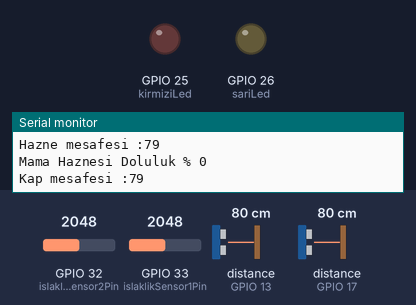
Bench run of a sketch on a simulated ESP32. On the bench: output pins drawn as LEDs (lit = HIGH), the last lines printed to the serial monitor. Wiring (inferred from the names in the program): 2 × ultrasonic range finder: trigger GPIO 12, echo GPIO 13 / trigger GPIO 16, echo GPIO 17. Inputs (shaded band) come from the test bench; at power-on: GPIO 32 (islaklikSensor2Pin) = 2048, distance to the obstacle (sensors on GPIO 17, GPIO 13) 80 cm, GPIO 33 (islaklikSensor1Pin) = 2048. The echo pulse lasts 58.3 µs per cm; pins used as bus, display or sensor lines are not drawn.

Above: at 7.2 s.
7.3 s: GPIO 32 (islaklikSensor2Pin) set to 109
At 10.3 s:
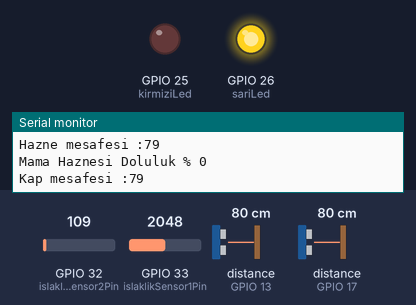
14.8 s: GPIO 32 (islaklikSensor2Pin) set to 93
At 17.4 s:
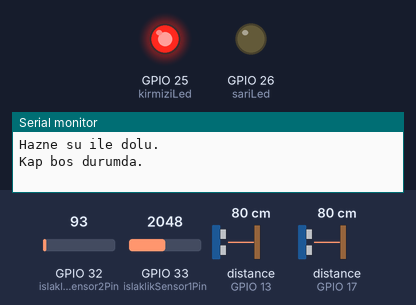
29.4 s: distance to the obstacle (sensor on GPIO 17) set to 4 cm
At 33.2 s:
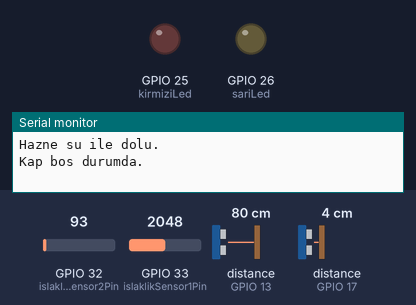
Timing chart, 0 to 34.7 s (numbered marks = the images above; inputs shaded):
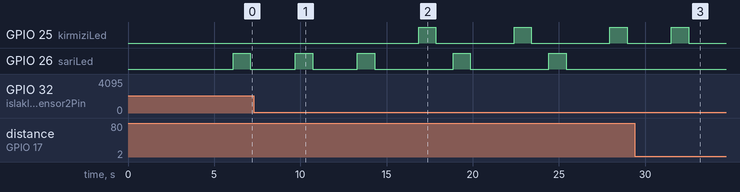

Measured:
- the behaviour switches between 101 and 100 on GPIO 32 (islaklikSensor2Pin) (found by bisection; images 1 and 2)
- after the input at 14.8 s, GPIO 25 (kirmiziLed): alternates HIGH for 1.0 s and LOW for 4.6 s, starting after 2.1 s; GPIO 26 (sariLed): alternates HIGH for 1.0 s and LOW for 4.6 s, starting after 4.1 s
- after the input at 29.4 s, GPIO 26 (sariLed): stays LOW (without the input it goes to HIGH after 0.57 s)
- by itself, GPIO 26 (sariLed): alternates HIGH for 1.0 s and LOW for 2.6 s

The sketch:

Smart_Food_and_Water_Feeder.ino
```cpp
//***************Islaklık****************
#define islaklikSensor1Pin 33 //HAZNE
#define islaklikSensor2Pin 32 //KAP
#define kirmiziLed 25 // SU KAP DOLUM LEDİ

//***************Mesafe2******************
#define arkatrigPin 16  //KAP
#define arkaechoPin 17
#define sariLed 26 // MAMA KAP DOLUM LEDİ

long sure2, mesafe2 ;
int yuzde_mama_kabi;

//***************Mesafe1******************
#define ontrigPin 12    // HAZNE
#define onechoPin 13

long sure1, mesafe1 ;
int yuzde_mama_hazne;

//***************Islaklık1*********************
int islaklik1 = 0; // Sensor pın 32 renk turuncu   !!KAP!!
bool su1 = 0 ;
int threshold1 = 100 ;
//***************Islaklık2*********************
int islaklik2 = 0; // Sensor pın 33 renk yeşil     !!HAZNE!!
bool su2 = 0 ;
int threshold2 = 100 ;

void setup()
{
 Serial.begin(9600);
 pinMode(kirmiziLed, OUTPUT);
 pinMode(sariLed, OUTPUT);

 //*****************Mesafe1****************
 pinMode(ontrigPin, OUTPUT);
 pinMode(onechoPin, INPUT);
 delay(3000);

 //*****************Mesafe2****************
 pinMode(arkatrigPin, OUTPUT);
 pinMode(arkaechoPin, INPUT);
 delay(3000);
}

void loop()
{
 Serial.println("******************************NEW DATA****************************") ;
//*********** Led  Ayarı ************************
  digitalWrite(kirmiziLed,LOW);
  digitalWrite(sariLed, LOW);

//*****************Islaklık1***************
 islaklik1 = analogRead(islaklikSensor1Pin);

 if(islaklik1 > threshold1)
 {
   su1 = true ;
   Serial.print("Hazne su ile dolu.\n") ;
 }
 else
 {
   su1 = false ;
   Serial.print("Hazne bos durumda.\n") ;
 }

 /*Serial.print("Hazne islaklik verisi : ") ;
   Serial.print(islaklik1) ;
   Serial.print("\n") ; */
//*****************Islaklık2***************
 islaklik2 = analogRead(islaklikSensor2Pin);

 if(islaklik2 > threshold2)
 {
   su2 = true ;
   Serial.print("Kap su ile dolu.\n") ;
 }
 else
 {
   su2 = false ;
   Serial.print("Kap bos durumda.\n") ;
   digitalWrite(kirmiziLed, HIGH);
   delay(1000);
   digitalWrite(kirmiziLed, LOW);
   delay(1000);
 }

 /*Serial.print("Kap islaklik verisi : ") ;
   Serial.print(islaklik2) ;
   Serial.print("\n") ; */
//*****************Mesafe 1****************
 digitalWrite(ontrigPin, LOW);
 delayMicroseconds(3);
 digitalWrite(ontrigPin, HIGH);
 delayMicroseconds(10);
 digitalWrite(ontrigPin, LOW);

 sure1 = pulseIn(onechoPin, HIGH);
 mesafe1 = (sure1/2) * 0.0343;
 Serial.print("Hazne mesafesi :");
 Serial.print(mesafe1);
 Serial.print("\n") ;
 if( mesafe1==3)
{
  yuzde_mama_hazne=100;
}
else if( mesafe1 < 6 & mesafe1>=3)
{
  yuzde_mama_hazne=75;
}
else if( mesafe1 < 9 & mesafe1>=6)
{
  yuzde_mama_hazne=50;
}
else if( mesafe1 < 12 & mesafe1>9)
{
  yuzde_mama_hazne=25;
  delay(10);
}
  else
{
  yuzde_mama_hazne=0;
}
Serial.print("Mama Haznesi Doluluk % ");
Serial.print(yuzde_mama_hazne);
Serial.print("\n");
//*****************Mesafe 2***************
 digitalWrite(arkatrigPin, LOW);
 delayMicroseconds(3);
 digitalWrite(arkatrigPin, HIGH);
 delayMicroseconds(10);
 digitalWrite(arkatrigPin, LOW);

 sure2 = pulseIn(arkaechoPin, HIGH);
 mesafe2 = (sure2/2) * 0.0343;
 Serial.print("Kap mesafesi :");
 Serial.print(mesafe2);
 Serial.print("\n") ;
   if( mesafe2==3)
{
  yuzde_mama_kabi=100;
}
else if( mesafe2 < 6 & mesafe2>=3)
{
  yuzde_mama_kabi=75;
}
else if( mesafe2 < 9 & mesafe2>=6)
{
  yuzde_mama_kabi=50;
}
else if( mesafe2 < 12 & mesafe2>9)
{
  yuzde_mama_kabi=25;
  delay(10);
}
  else
{
  yuzde_mama_kabi=0;
  digitalWrite(sariLed, HIGH ); //------------------Kabı doldurmak için Sarı Ledi yak--------------------
  delay(1000);
  digitalWrite(sariLed , LOW );
  delay(1000);
}
Serial.print("Mama Kabı Doluluk % ");
Serial.print(yuzde_mama_kabi);
Serial.print("\n");
//*****************************************

 Serial.print("");
 delay(1500);
}
```
